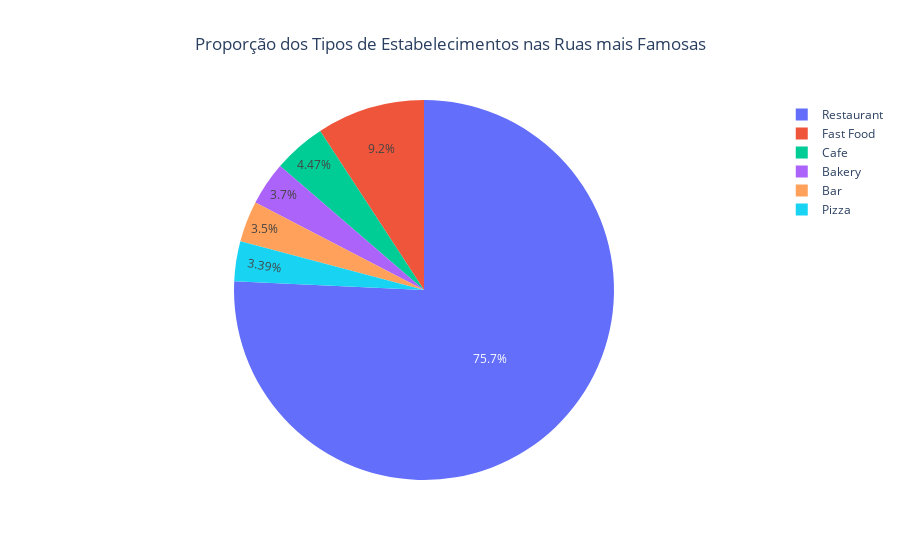

Notebook code for this chart:
### Markdown cell above
##### <a id="210">Proporção tipo de estabelecimentos nas ruas mais famosas</a>

### Code cell
type_count = df_filtered_top_streets['object_type'].value_counts()

# plot
fig = go.Figure(
    data=[go.Pie(labels=type_count.index, values=type_count.values)])
fig.update_layout(title_text='Proporção dos Tipos de Estabelecimentos nas Ruas mais Famosas',
                  title_x=0.5)
fig.show()

### Figure 1 — Plotly figure (JSON) as saved in the notebook; plotly's stock layout.template omitted (floating-point values rounded to 4 significant figures)
{"data": [{"labels": ["Restaurant", "Fast Food", "Cafe", "Bakery", "Bar", "Pizza"], "type": "pie", "values": [1473, 179, 87, 72, 68, 66]}], "layout": {"title": {"text": "Proporção dos Tipos de Estabelecimentos nas Ruas mais Famosas", "x": 0.5}}}
